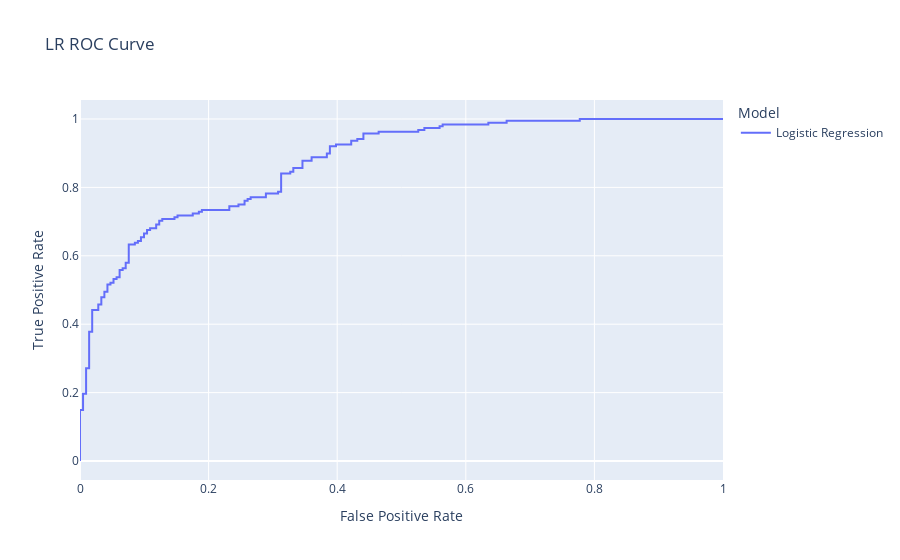

Write notebook code for a chart like this one.
### Code cell
roc_lr = pd.DataFrame({"False Positive Rate": lr_fpr, "True Positive Rate": lr_tpr, "Model": "Logistic Regression"}, index=lr_thresholds)
roc_df = pd.concat([roc_lr]) # This concatenation is necessary for the plot to work
px.line(roc_df, y="True Positive Rate", x="False Positive Rate", color="Model", title="LR ROC Curve")

### Figure 1 — Plotly figure (JSON) as saved in the notebook; plotly's stock layout.template omitted (floating-point values rounded to 4 significant figures; data arrays with more than 128 entries replaced by an {"elided": "..."} marker saying what was removed)
{"data": [{"hovertemplate": "Model=Logistic Regression<br>False Positive Rate=%{x}<br>True Positive Rate=%{y}<extra></extra>", "legendgroup": "Logistic Regression", "line": {"color": "#636efa", "dash": "solid"}, "marker": {"symbol": "circle"}, "mode": "lines", "name": "Logistic Regression", "orientation": "v", "showlegend": true, "type": "scatter", "x": {"elided": "130 float values"}, "xaxis": "x", "y": {"elided": "130 float values"}, "yaxis": "y"}], "layout": {"legend": {"title": {"text": "Model"}, "tracegroupgap": 0}, "title": {"text": "LR ROC Curve"}, "xaxis": {"anchor": "y", "domain": [0, 1], "title": {"text": "False Positive Rate"}}, "yaxis": {"anchor": "x", "domain": [0, 1], "title": {"text": "True Positive Rate"}}}}
